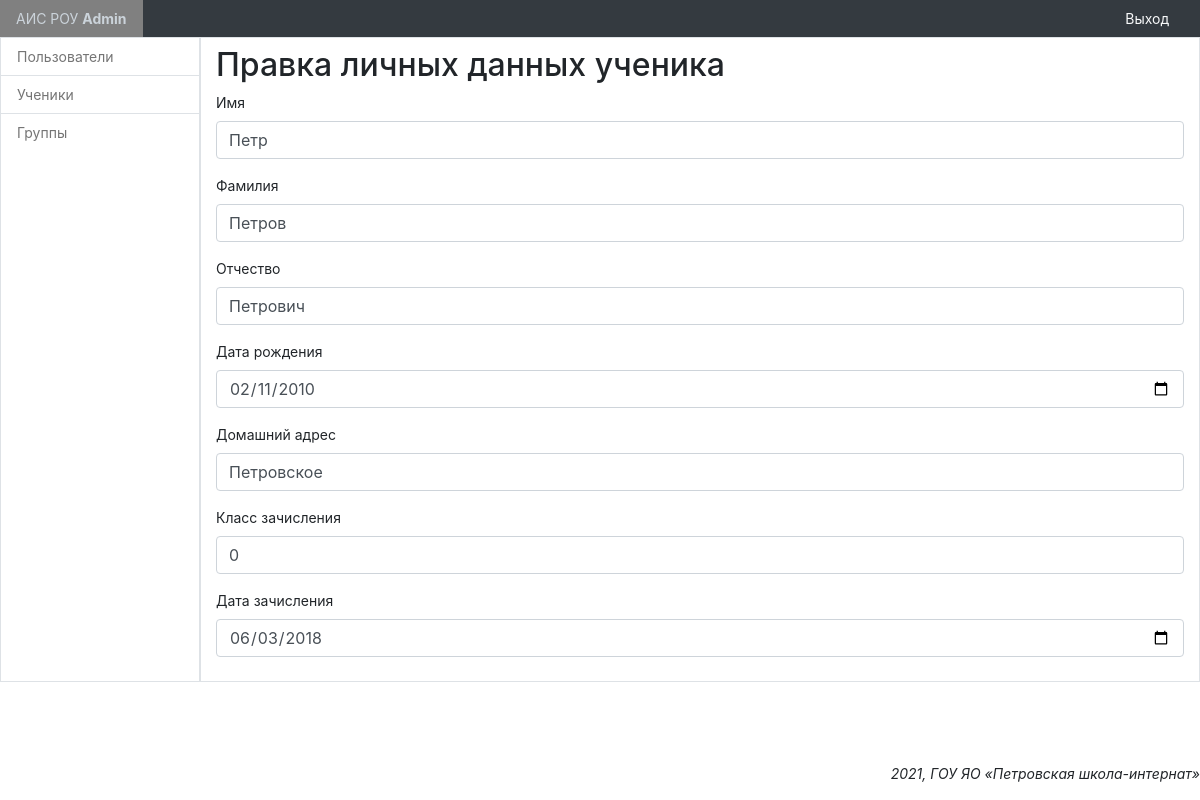
The app's page /admin_panel/pupils/change/2/ (signed in) with its own data.
### admin_panel/models.py (models this page shows, shortened)
class Pupil(models.Model):
    last_name = models.CharField(
        'Фамилия',
        max_length=50
    )
    first_name = models.CharField(
        'Имя',
        max_length=50
    )
    middle_name = models.CharField(
        'Отчество',
        null=True,
        max_length=50
    )
    date = models.DateField(
        'Дата регистрации',
        default=datetime.now
    )
    date_of_birth = models.DateField(
        'Дата рождения',
        null=True,
    )
    home_address = models.CharField(
        'Домашний адрес',
        null=True,
        max_length=100,
    )
    class_number = models.IntegerField(
        'Класс зачисления',
        null=True,
    )
    enrollment_date = models.DateField(
        'Дата зачисления',
        null=True
    )
    class Meta:
        verbose_name = 'Ученик'
        verbose_name_plural = 'Ученики'
        ordering = ['last_name']

### admin_panel/views.py (the view)
# urls.py: path('pupils/change/<int:id>/', SDChangePupilInfoView.as_view(), name='pupil_change'),
class SDChangePupilInfoView(SuccessMessageMixin, LoginRequiredMixin, UpdateView):
    model = Pupil
    template_name = 'admin_panel/change_pupil_info.html'
    form_class = SDRegisterPupilForm
    success_url = reverse_lazy('admin_panel:pupils')
    success_message = 'Данные сохранены'
    def get_object(self, queryset=None):
        if not queryset:
            queryset = self.get_queryset()
        return get_object_or_404(queryset, pk=self.kwargs['id'])

### admin_panel/forms.py
class SDRegisterPupilForm(forms.ModelForm):
    class Meta:
        model = Pupil
        fields = ('first_name', 'last_name', 'middle_name', 'date_of_birth', 'home_address', 'class_number', 'enrollment_date')
        widgets = {
            'date_of_birth': forms.DateInput(attrs={'type': 'date'},),
            'enrollment_date': forms.DateInput(attrs={'type': 'date'},),
        }

### templates/admin_panel/change_pupil_info.html (shortened to what this page needs)
{% extends 'layout/base_admin.html' %}
{% load bootstrap4 %}
{% block content %}
    <h2>Правка личных данных ученика</h2>
    <form method="post">
        {% bootstrap_form form layout='horizontal' %}
    </form>
{% endblock %}

### static/src/admin_panel/css/dashboard.css (style rules this page uses)
body { font-size: .875rem; }

### records on screen
Pupil: first_name "Петр", last_name "Петров", middle_name "Петрович", date_of_birth "02/11/2010", home_address "Петровское", class_number "0", enrollment_date "06/03/2018"
